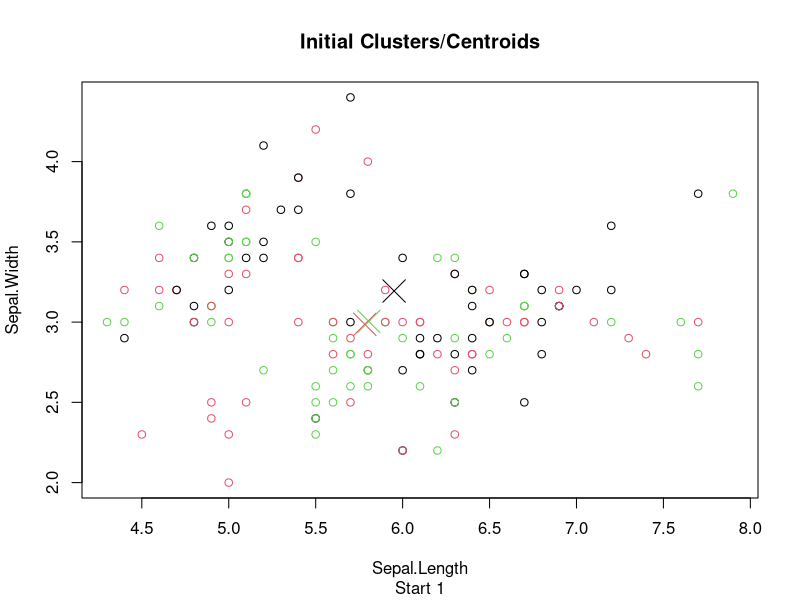
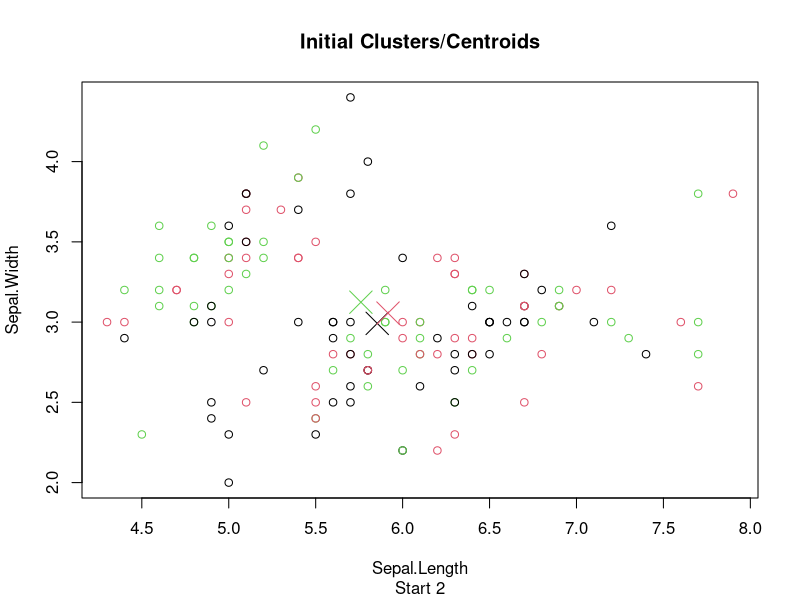
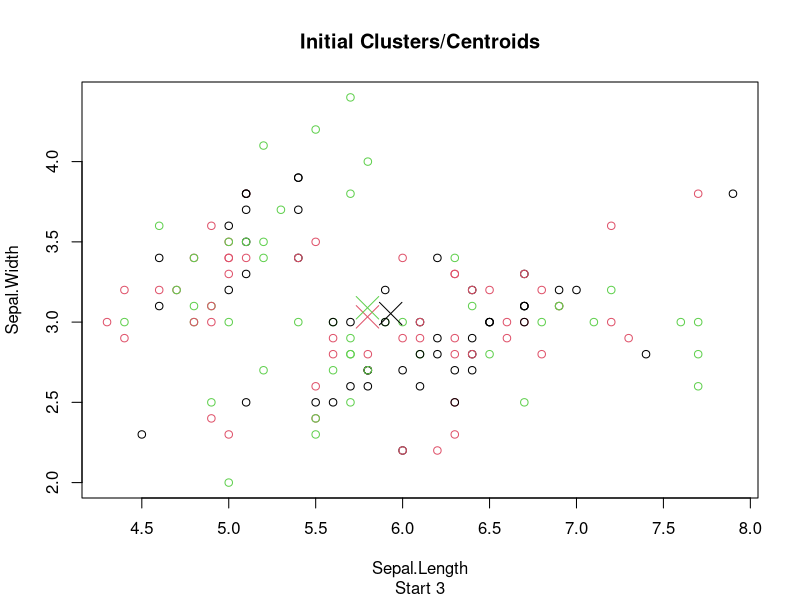
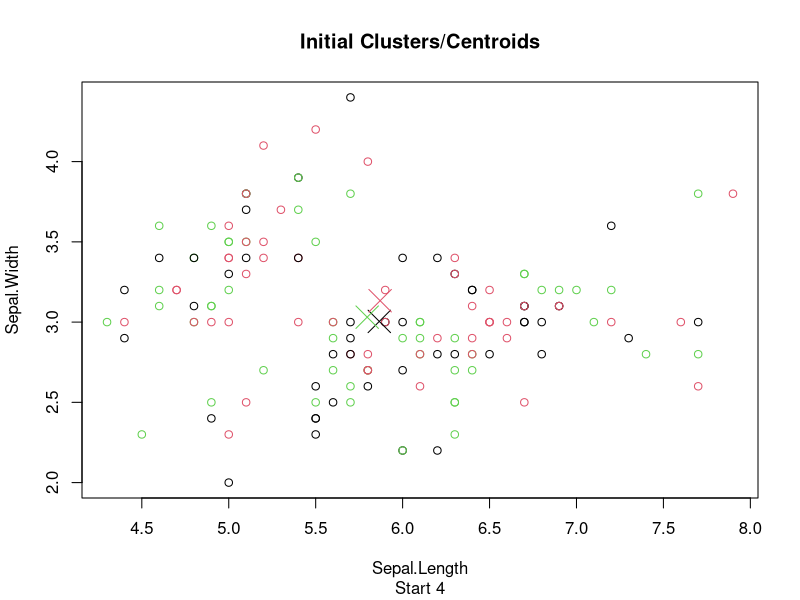

Generate these figures, in order, with R: (Note: a time limit stopped this script after it produced the figures.)
hw_kmeans <- function(x, k, colx, coly, msg=FALSE, doPlot=FALSE, animation=FALSE, interval=0.07, nstart=5) {
  get_centroids <- function(x, k){
    #split data into clusters
    splitx <- split(x, x$cluster)
    #find dimensions of data, initialise centroids & get column names of data
    dimensions <- ncol(x)-1
    centroids <- x[0,]
    columnNames <- colnames(centroids)
    #loop through clusters
    for (c in 1:k) {
      clusterCentroids <- c()
      cluster <- data.frame(splitx[c])
      #loop through dimensions
      for (d in 1:dimensions) {
        #get mean of the dimension for the cluster
        clusterCentroids <- append(clusterCentroids,mean(cluster[,d]))
      }
      #add the means of all the dimensions for each cluster
      clusterCentroids <- append(clusterCentroids,c)
      centroids <-rbind(centroids,clusterCentroids)
    }
    #add the column names
    colnames(centroids) <- columnNames
    return(centroids)
  }
  
  get_sum_of_squares <- function (x,k,centroids) {
    error <- 0
    #split data into clusters
    splitx <- split(x, x$cluster)
    dimensions <- ncol(x)-1
    #loop through clusters
    for (c in 1:k) {
      cluster <- data.frame(splitx[c])
      #loop through dimensions
      for (d in 1:dimensions) {
        ssd <- 0
        #loop through rows in dimension
        for (m in cluster[,d]) {
          ssd <- ssd + ((m-centroids[c,d])^2)
        }
        ssd < ssd/(nrow(cluster[,d])-1)
        #add dimension error to total
        error <- error + ssd
      }
    }
    return(error)
  }
  
  referenceError<-Inf
  
  for (s in 1:nstart) {
    
    cat('Start ', s, '\n')
    
    #Assign points to cluster at random
    cluster <- sample(1:k,nrow(x),replace = TRUE)
    x$cluster <- cluster
    
    #index for sorting
    x$index <- as.numeric(row.names(x))
    
    #TODO:Re-add random selection of clusters from data as an option
    
    #set initial centroids as means of clusters
    centroids <- get_centroids(x,k)
    
    if(doPlot){
      #plot intial clusters and centroids
      plot(x[c(colx,coly)],col=x$cluster,main='Initial Clusters/Centroids',sub=paste('Start',s,sep=' '))
      points(centroids[c(colx,coly)],col=centroids$cluster,pch=4, cex=3)
    }
    
    #interation for plots
    i <- 1
    while (TRUE) {
      convergence <- TRUE
      #shuffle data
      x <- x[sample(nrow(x)),]
      #loop through points
      for (r in 1:nrow(x)) {
        #add a delay for animation
        if (animation) {
          Sys.sleep(interval)
        }
        p <- x[r,]
        #get initial cluster to check for convergence 
        initialCluster <- x[r,]$cluster
        newCluster <- 0
        testError <- Inf
        
        #check which cluster to reassign to if any
        #loop through clusters
        for (c in 1:k) {
          if(msg){
            cat('Testing row ',r,' in cluster ',c,'\n')
          }
      
          #set cluster of row being tested
          x[r,]$cluster <- c
          
          #calculate centroids for cluster including new point
          testCentroids <- get_centroids(x,k)
          
          #calculate sum of squares for cluster with row
          currentError <- get_sum_of_squares(x,k,testCentroids)
          
          if(currentError < testError) {
            newCluster <- c
            testError <- currentError
            centroids <- testCentroids
            if (msg) {
              cat('Cluster for row ',r,' is ',newCluster,'\n')
            }
          }
        }
        
        x[r,]$cluster <- newCluster
        
        #plot data with point being tested
        if (animation){
          plot(x[c(colx,coly)],col=x$cluster,main='Clustering in Progress',sub=paste('Iteration', i, 'Point', r, 'Start', s, sep=' '))
          points(p[c(colx,coly)],col=p$cluster,pch=19, cex=1)
          points(centroids[c(colx,coly)],col=centroids$cluster,pch=4, cex=3) 
        }
        #if a cluster has moved loop again
        if (initialCluster != newCluster) {
          convergence = FALSE
        }
      }
      #if we have reached convergence stop iterating
      if(convergence){
        break
      }
      i<-i+1
    }
    
    #calculate sum of squares of clustering start
    currentError <- get_sum_of_squares(x,k,centroids)
    cat('Error of current cluster ', currentError, '\n')
    
    #if it is the lowest save it to return
    if (currentError < referenceError) {
      cat('Iteration ', s, ' is the new champion. Current Error=', currentError, '\n')
      startReturn <- s
      clusterReturn <- x
      centroidsReturn <- centroids
      referenceError <- currentError
    } 
  }
  
  if(doPlot){
    #plot final clusters
    plot(clusterReturn[c(colx,coly)],col=clusterReturn$cluster,main='Final Clusters', sub=paste('Start', startReturn, sep=' '))
    points(centroidsReturn[c(colx,coly)],col=centroidsReturn$cluster,pch=4, cex=3)
  }
  
  #reorder data to return
  toReturn <- list(clusterReturn[order(clusterReturn$index), ], centroidsReturn)
  class(toReturn) <- 'Cluster'
  return(toReturn)
}


#iris
newiris <- iris
newiris$Species <- NULL
#newiris

first="Sepal.Length"
second="Sepal.Width"

#kc <- kmeans(newiris, 3)
kc <- hw_kmeans(newiris,3, first, second, doPlot = TRUE, )

kc
table(iris$Species, kc[1]$cluster)

#plot(newiris[c(first, second)], col=kc$cluster)
#points(kc$centers[,c(first, second)], col=1:3, pch=8, cex=2)
